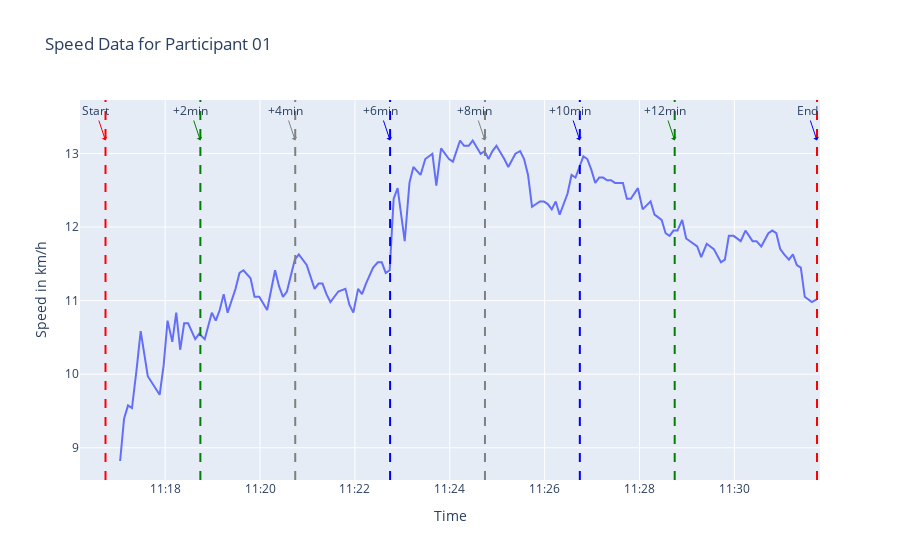
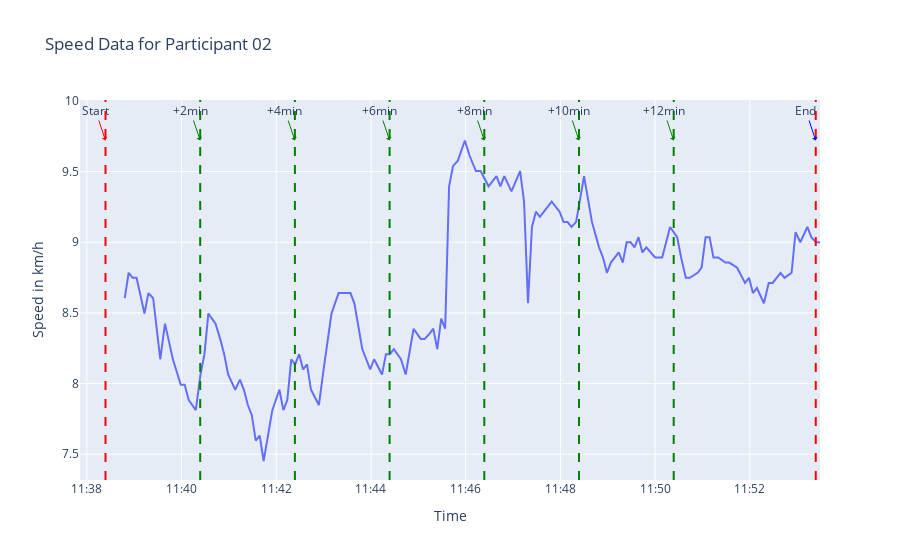
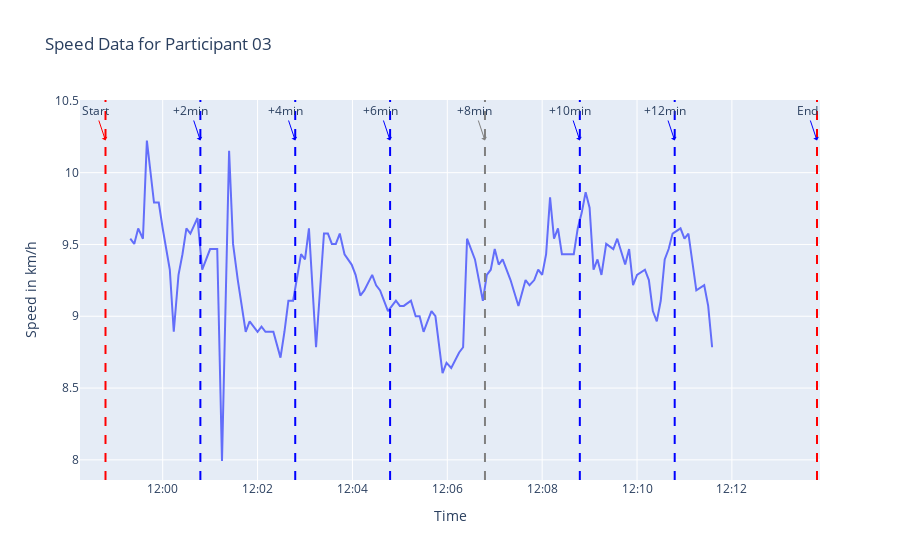
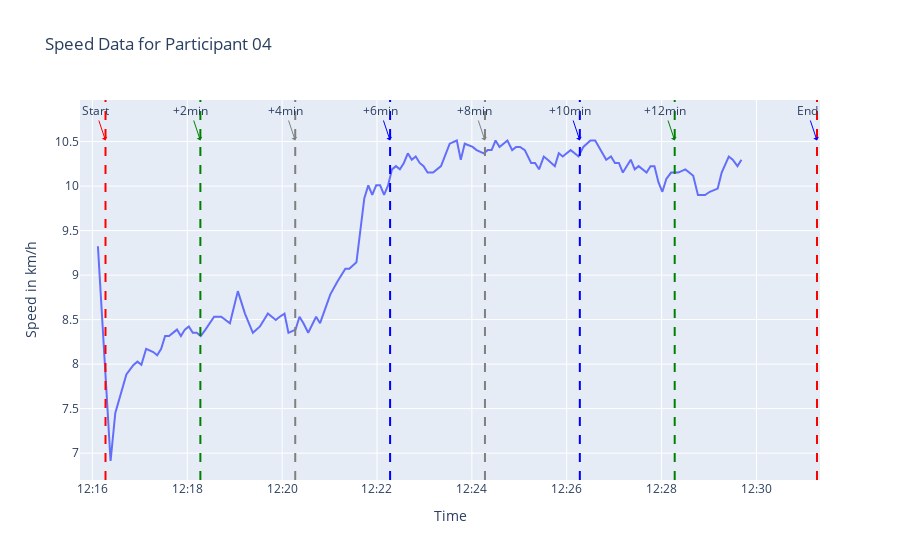

Write notebook code for charts like these, in order.
### Code cell
for participant in PARTICIPANTS:
    # Sensor data
    sensor_df = load_all_sensor_data(participant)
    # plot_sensor_data(sensor_df, participant)
    
    # Speed data
    speed_df = load_speed_data(participant)
    cleaned_speed_df = clean_speed_data(speed_df, 20, 5)
    # Usage
    cleaned_speed_df = remove_outliers_zscore(cleaned_speed_df)
    plot_speed_data(cleaned_speed_df, participant)

    # Average speeds
    starting_time = pd.to_datetime(STARTING_TIMESTAMPS[participant], unit='ms')
    averages = calculate_average_speeds(cleaned_speed_df, starting_time)

    labels = PROMPT_LABELS[participant]
    
    pos_avgs = [avg for avg, label in zip(averages, labels) if label == 1]
    neg_avgs = [avg for avg, label in zip(averages, labels) if label == 2]
    neu_avgs = [avg for avg, label in zip(averages, labels) if label == 0]
    
    positive_averages.append(pos_avgs)
    negative_averages.append(neg_avgs)
    neutral_averages.append(neu_avgs)

    print(averages)
    print(len(averages))
    print(len(pos_avgs))
    print(len(neg_avgs))
    print(len(neu_avgs))
    allaverages.append(averages)
    # plot_average_speeds(averages, participant)
    
    # Percentage changes
    percentage_changes = calculate_percentage_changes(averages)
    # plot_percentage_changes(percentage_changes, participant)
print(len(allaverages))

### Figure 1 — Plotly figure (JSON) as saved in the notebook; plotly's stock layout.template omitted (floating-point values rounded to 4 significant figures; data arrays with more than 128 entries replaced by an {"elided": "..."} marker saying what was removed)
{"data": [{"mode": "lines", "name": "Speed", "type": "scatter", "x": {"elided": "146 str values"}, "y": {"elided": "146 float values"}}], "layout": {"annotations": [{"arrowcolor": "red", "arrowhead": 1, "ax": -10, "ay": -30, "showarrow": true, "text": "Start", "x": "2024-07-10T11:16:44.501000", "y": 13.18}, {"arrowcolor": "green", "arrowhead": 1, "ax": -10, "ay": -30, "showarrow": true, "text": "+2min", "x": "2024-07-10T11:18:44.501000", "y": 13.18}, {"arrowcolor": "grey", "arrowhead": 1, "ax": -10, "ay": -30, "showarrow": true, "text": "+4min", "x": "2024-07-10T11:20:44.501000", "y": 13.18}, {"arrowcolor": "blue", "arrowhead": 1, "ax": -10, "ay": -30, "showarrow": true, "text": "+6min", "x": "2024-07-10T11:22:44.501000", "y": 13.18}, {"arrowcolor": "grey", "arrowhead": 1, "ax": -10, "ay": -30, "showarrow": true, "text": "+8min", "x": "2024-07-10T11:24:44.501000", "y": 13.18}, {"arrowcolor": "blue", "arrowhead": 1, "ax": -10, "ay": -30, "showarrow": true, "text": "+10min", "x": "2024-07-10T11:26:44.501000", "y": 13.18}, {"arrowcolor": "green", "arrowhead": 1, "ax": -10, "ay": -30, "showarrow": true, "text": "+12min", "x": "2024-07-10T11:28:44.501000", "y": 13.18}, {"arrowcolor": "blue", "arrowhead": 1, "ax": -10, "ay": -30, "showarrow": true, "text": "End", "x": "2024-07-10T11:31:44.501000", "y": 13.18}], "shapes": [{"line": {"color": "red", "dash": "dash"}, "type": "line", "x0": "2024-07-10T11:16:44.501000", "x1": "2024-07-10T11:16:44.501000", "xref": "x", "y0": 0, "y1": 1, "yref": "y domain"}, {"line": {"color": "green", "dash": "dash"}, "type": "line", "x0": "2024-07-10T11:18:44.501000", "x1": "2024-07-10T11:18:44.501000", "xref": "x", "y0": 0, "y1": 1, "yref": "y domain"}, {"line": {"color": "grey", "dash": "dash"}, "type": "line", "x0": "2024-07-10T11:20:44.501000", "x1": "2024-07-10T11:20:44.501000", "xref": "x", "y0": 0, "y1": 1, "yref": "y domain"}, {"line": {"color": "blue", "dash": "dash"}, "type": "line", "x0": "2024-07-10T11:22:44.501000", "x1": "2024-07-10T11:22:44.501000", "xref": "x", "y0": 0, "y1": 1, "yref": "y domain"}, {"line": {"color": "grey", "dash": "dash"}, "type": "line", "x0": "2024-07-10T11:24:44.501000", "x1": "2024-07-10T11:24:44.501000", "xref": "x", "y0": 0, "y1": 1, "yref": "y domain"}, {"line": {"color": "blue", "dash": "dash"}, "type": "line", "x0": "2024-07-10T11:26:44.501000", "x1": "2024-07-10T11:26:44.501000", "xref": "x", "y0": 0, "y1": 1, "yref": "y domain"}, {"line": {"color": "green", "dash": "dash"}, "type": "line", "x0": "2024-07-10T11:28:44.501000", "x1": "2024-07-10T11:28:44.501000", "xref": "x", "y0": 0, "y1": 1, "yref": "y domain"}, {"line": {"color": "red", "dash": "dash"}, "type": "line", "x0": "2024-07-10T11:31:44.501000", "x1": "2024-07-10T11:31:44.501000", "xref": "x", "y0": 0, "y1": 1, "yref": "y domain"}], "title": {"text": "Speed Data for Participant 01"}, "xaxis": {"tickformat": "%H:%M", "title": {"text": "Time"}}, "yaxis": {"title": {"text": "Speed in km/h"}}}}

### Figure 2 — Plotly figure (JSON) as saved in the notebook; plotly's stock layout.template omitted (floating-point values rounded to 4 significant figures; data arrays with more than 128 entries replaced by an {"elided": "..."} marker saying what was removed)
{"data": [{"mode": "lines", "name": "Speed", "type": "scatter", "x": {"elided": "138 str values"}, "y": {"elided": "138 float values"}}], "layout": {"annotations": [{"arrowcolor": "red", "arrowhead": 1, "ax": -10, "ay": -30, "showarrow": true, "text": "Start", "x": "2024-07-10T11:38:23.602000", "y": 9.72}, {"arrowcolor": "green", "arrowhead": 1, "ax": -10, "ay": -30, "showarrow": true, "text": "+2min", "x": "2024-07-10T11:40:23.602000", "y": 9.72}, {"arrowcolor": "green", "arrowhead": 1, "ax": -10, "ay": -30, "showarrow": true, "text": "+4min", "x": "2024-07-10T11:42:23.602000", "y": 9.72}, {"arrowcolor": "green", "arrowhead": 1, "ax": -10, "ay": -30, "showarrow": true, "text": "+6min", "x": "2024-07-10T11:44:23.602000", "y": 9.72}, {"arrowcolor": "green", "arrowhead": 1, "ax": -10, "ay": -30, "showarrow": true, "text": "+8min", "x": "2024-07-10T11:46:23.602000", "y": 9.72}, {"arrowcolor": "green", "arrowhead": 1, "ax": -10, "ay": -30, "showarrow": true, "text": "+10min", "x": "2024-07-10T11:48:23.602000", "y": 9.72}, {"arrowcolor": "green", "arrowhead": 1, "ax": -10, "ay": -30, "showarrow": true, "text": "+12min", "x": "2024-07-10T11:50:23.602000", "y": 9.72}, {"arrowcolor": "blue", "arrowhead": 1, "ax": -10, "ay": -30, "showarrow": true, "text": "End", "x": "2024-07-10T11:53:23.602000", "y": 9.72}], "shapes": [{"line": {"color": "red", "dash": "dash"}, "type": "line", "x0": "2024-07-10T11:38:23.602000", "x1": "2024-07-10T11:38:23.602000", "xref": "x", "y0": 0, "y1": 1, "yref": "y domain"}, {"line": {"color": "green", "dash": "dash"}, "type": "line", "x0": "2024-07-10T11:40:23.602000", "x1": "2024-07-10T11:40:23.602000", "xref": "x", "y0": 0, "y1": 1, "yref": "y domain"}, {"line": {"color": "green", "dash": "dash"}, "type": "line", "x0": "2024-07-10T11:42:23.602000", "x1": "2024-07-10T11:42:23.602000", "xref": "x", "y0": 0, "y1": 1, "yref": "y domain"}, {"line": {"color": "green", "dash": "dash"}, "type": "line", "x0": "2024-07-10T11:44:23.602000", "x1": "2024-07-10T11:44:23.602000", "xref": "x", "y0": 0, "y1": 1, "yref": "y domain"}, {"line": {"color": "green", "dash": "dash"}, "type": "line", "x0": "2024-07-10T11:46:23.602000", "x1": "2024-07-10T11:46:23.602000", "xref": "x", "y0": 0, "y1": 1, "yref": "y domain"}, {"line": {"color": "green", "dash": "dash"}, "type": "line", "x0": "2024-07-10T11:48:23.602000", "x1": "2024-07-10T11:48:23.602000", "xref": "x", "y0": 0, "y1": 1, "yref": "y domain"}, {"line": {"color": "green", "dash": "dash"}, "type": "line", "x0": "2024-07-10T11:50:23.602000", "x1": "2024-07-10T11:50:23.602000", "xref": "x", "y0": 0, "y1": 1, "yref": "y domain"}, {"line": {"color": "red", "dash": "dash"}, "type": "line", "x0": "2024-07-10T11:53:23.602000", "x1": "2024-07-10T11:53:23.602000", "xref": "x", "y0": 0, "y1": 1, "yref": "y domain"}], "title": {"text": "Speed Data for Participant 02"}, "xaxis": {"tickformat": "%H:%M", "title": {"text": "Time"}}, "yaxis": {"title": {"text": "Speed in km/h"}}}}

### Figure 3 — Plotly figure (JSON) as saved in the notebook; plotly's stock layout.template omitted (floating-point values rounded to 4 significant figures)
{"data": [{"mode": "lines", "name": "Speed", "type": "scatter", "x": ["2024-07-10T11:59:18.987000", "2024-07-10T11:59:23.988000", "2024-07-10T11:59:28.988000", "2024-07-10T11:59:34.987000", "2024-07-10T11:59:39.983000", "2024-07-10T11:59:48.987000", "2024-07-10T11:59:54.986000", "2024-07-10T11:59:59.985000", "2024-07-10T12:00:08.988000", "2024-07-10T12:00:13.989000", "2024-07-10T12:00:19.990000", "2024-07-10T12:00:24.985000", "2024-07-10T12:00:29.988000", "2024-07-10T12:00:34.986000", "2024-07-10T12:00:43.990000", "2024-07-10T12:00:49.987000", "2024-07-10T12:00:59.982000", "2024-07-10T12:01:08.984000", "2024-07-10T12:01:14.989000", "2024-07-10T12:01:23.987000", "2024-07-10T12:01:28.985000", "2024-07-10T12:01:34.985000", "2024-07-10T12:01:44.985000", "2024-07-10T12:01:49.985000", "2024-07-10T12:01:59.984000", "2024-07-10T12:02:04.983000", "2024-07-10T12:02:09.988000", "2024-07-10T12:02:14.987000", "2024-07-10T12:02:19.986000", "2024-07-10T12:02:28.988000", "2024-07-10T12:02:33.987000", "2024-07-10T12:02:38.988000", "2024-07-10T12:02:44.985000", "2024-07-10T12:02:54.990000", "2024-07-10T12:02:59.989000", "2024-07-10T12:03:04.986000", "2024-07-10T12:03:13.988000", "2024-07-10T12:03:23.991000", "2024-07-10T12:03:28.991000", "2024-07-10T12:03:33.987000", "2024-07-10T12:03:38.989000", "2024-07-10T12:03:43.993000", "2024-07-10T12:03:49.986000", "2024-07-10T12:03:58.985000", "2024-07-10T12:04:03.985000", "2024-07-10T12:04:09.985000", "2024-07-10T12:04:14.984000", "2024-07-10T12:04:24.983000", "2024-07-10T12:04:29.986000", "2024-07-10T12:04:34.984000", "2024-07-10T12:04:39.984000", "2024-07-10T12:04:44.985000", "2024-07-10T12:04:49.983000", "2024-07-10T12:04:54.984000", "2024-07-10T12:04:59.983000", "2024-07-10T12:05:04.984000", "2024-07-10T12:05:13.986000", "2024-07-10T12:05:19.982000", "2024-07-10T12:05:24.986000", "2024-07-10T12:05:29.984000", "2024-07-10T12:05:34.985000", "2024-07-10T12:05:39.984000", "2024-07-10T12:05:44.985000", "2024-07-10T12:05:53.987000", "2024-07-10T12:05:58.987000", "2024-07-10T12:06:04.982000", "2024-07-10T12:06:14.985000", "2024-07-10T12:06:19.988000", "2024-07-10T12:06:24.985000", "2024-07-10T12:06:29.988000", "2024-07-10T12:06:34.985000", "2024-07-10T12:06:39.984000", "2024-07-10T12:06:44.983000", "2024-07-10T12:06:49.984000", "2024-07-10T12:06:54.986000", "2024-07-10T12:06:59.985000", "2024-07-10T12:07:04.983000", "2024-07-10T12:07:09.982000", "2024-07-10T12:07:14.988000", "2024-07-10T12:07:19.984000", "2024-07-10T12:07:29.983000", "2024-07-10T12:07:38.987000", "2024-07-10T12:07:43.988000", "2024-07-10T12:07:49.982000", "2024-07-10T12:07:54.983000", "2024-07-10T12:07:59.984000", "2024-07-10T12:08:04.982000", "2024-07-10T12:08:09.983000", "2024-07-10T12:08:14.985000", "2024-07-10T12:08:19.983000", "2024-07-10T12:08:24.983000", "2024-07-10T12:08:34.987000", "2024-07-10T12:08:39.984000", "2024-07-10T12:08:44.982000", "2024-07-10T12:08:49.985000", "2024-07-10T12:08:54.985000", "2024-07-10T12:08:59.986000", "2024-07-10T12:09:04.981000", "2024-07-10T12:09:09.981000", "2024-07-10T12:09:14.982000", "2024-07-10T12:09:20.984000", "2024-07-10T12:09:29.983000", "2024-07-10T12:09:34.982000", "2024-07-10T12:09:44.982000", "2024-07-10T12:09:49.981000", "2024-07-10T12:09:54.985000", "2024-07-10T12:09:59.984000", "2024-07-10T12:10:09.982000", "2024-07-10T12:10:14.983000", "2024-07-10T12:10:19.984000", "2024-07-10T12:10:24.985000", "2024-07-10T12:10:29.982000", "2024-07-10T12:10:34.985000", "2024-07-10T12:10:39.985000", "2024-07-10T12:10:44.982000", "2024-07-10T12:10:54.990000", "2024-07-10T12:10:59.987000", "2024-07-10T12:11:04.986000", "2024-07-10T12:11:14.987000", "2024-07-10T12:11:24.983000", "2024-07-10T12:11:29.986000", "2024-07-10T12:11:34.984000"], "y": [9.54, 9.504, 9.612, 9.54, 10.22, 9.792, 9.792, 9.612, 9.324, 8.892, 9.288, 9.432, 9.612, 9.576, 9.684, 9.324, 9.468, 9.468, 7.992, 10.15, 9.504, 9.252, 8.892, 8.964, 8.892, 8.928, 8.892, 8.892, 8.892, 8.712, 8.892, 9.108, 9.108, 9.432, 9.396, 9.612, 8.784, 9.576, 9.576, 9.504, 9.504, 9.576, 9.432, 9.36, 9.288, 9.144, 9.18, 9.288, 9.216, 9.18, 9.108, 9.036, 9.072, 9.108, 9.072, 9.072, 9.108, 9, 9, 8.892, 8.964, 9.036, 9, 8.604, 8.676, 8.64, 8.748, 8.784, 9.54, 9.468, 9.396, 9.252, 9.108, 9.288, 9.324, 9.468, 9.36, 9.396, 9.324, 9.252, 9.072, 9.252, 9.216, 9.252, 9.324, 9.288, 9.432, 9.828, 9.54, 9.612, 9.432, 9.432, 9.432, 9.612, 9.72, 9.864, 9.756, 9.324, 9.396, 9.288, 9.504, 9.468, 9.54, 9.36, 9.468, 9.216, 9.288, 9.324, 9.252, 9.036, 8.964, 9.108, 9.396, 9.468, 9.576, 9.612, 9.54, 9.576, 9.18, 9.216, 9.072, 8.784]}], "layout": {"annotations": [{"arrowcolor": "red", "arrowhead": 1, "ax": -10, "ay": -30, "showarrow": true, "text": "Start", "x": "2024-07-10T11:58:47.640000", "y": 10.22}, {"arrowcolor": "blue", "arrowhead": 1, "ax": -10, "ay": -30, "showarrow": true, "text": "+2min", "x": "2024-07-10T12:00:47.640000", "y": 10.22}, {"arrowcolor": "blue", "arrowhead": 1, "ax": -10, "ay": -30, "showarrow": true, "text": "+4min", "x": "2024-07-10T12:02:47.640000", "y": 10.22}, {"arrowcolor": "blue", "arrowhead": 1, "ax": -10, "ay": -30, "showarrow": true, "text": "+6min", "x": "2024-07-10T12:04:47.640000", "y": 10.22}, {"arrowcolor": "grey", "arrowhead": 1, "ax": -10, "ay": -30, "showarrow": true, "text": "+8min", "x": "2024-07-10T12:06:47.640000", "y": 10.22}, {"arrowcolor": "blue", "arrowhead": 1, "ax": -10, "ay": -30, "showarrow": true, "text": "+10min", "x": "2024-07-10T12:08:47.640000", "y": 10.22}, {"arrowcolor": "blue", "arrowhead": 1, "ax": -10, "ay": -30, "showarrow": true, "text": "+12min", "x": "2024-07-10T12:10:47.640000", "y": 10.22}, {"arrowcolor": "blue", "arrowhead": 1, "ax": -10, "ay": -30, "showarrow": true, "text": "End", "x": "2024-07-10T12:13:47.640000", "y": 10.22}], "shapes": [{"line": {"color": "red", "dash": "dash"}, "type": "line", "x0": "2024-07-10T11:58:47.640000", "x1": "2024-07-10T11:58:47.640000", "xref": "x", "y0": 0, "y1": 1, "yref": "y domain"}, {"line": {"color": "blue", "dash": "dash"}, "type": "line", "x0": "2024-07-10T12:00:47.640000", "x1": "2024-07-10T12:00:47.640000", "xref": "x", "y0": 0, "y1": 1, "yref": "y domain"}, {"line": {"color": "blue", "dash": "dash"}, "type": "line", "x0": "2024-07-10T12:02:47.640000", "x1": "2024-07-10T12:02:47.640000", "xref": "x", "y0": 0, "y1": 1, "yref": "y domain"}, {"line": {"color": "blue", "dash": "dash"}, "type": "line", "x0": "2024-07-10T12:04:47.640000", "x1": "2024-07-10T12:04:47.640000", "xref": "x", "y0": 0, "y1": 1, "yref": "y domain"}, {"line": {"color": "grey", "dash": "dash"}, "type": "line", "x0": "2024-07-10T12:06:47.640000", "x1": "2024-07-10T12:06:47.640000", "xref": "x", "y0": 0, "y1": 1, "yref": "y domain"}, {"line": {"color": "blue", "dash": "dash"}, "type": "line", "x0": "2024-07-10T12:08:47.640000", "x1": "2024-07-10T12:08:47.640000", "xref": "x", "y0": 0, "y1": 1, "yref": "y domain"}, {"line": {"color": "blue", "dash": "dash"}, "type": "line", "x0": "2024-07-10T12:10:47.640000", "x1": "2024-07-10T12:10:47.640000", "xref": "x", "y0": 0, "y1": 1, "yref": "y domain"}, {"line": {"color": "red", "dash": "dash"}, "type": "line", "x0": "2024-07-10T12:13:47.640000", "x1": "2024-07-10T12:13:47.640000", "xref": "x", "y0": 0, "y1": 1, "yref": "y domain"}], "title": {"text": "Speed Data for Participant 03"}, "xaxis": {"tickformat": "%H:%M", "title": {"text": "Time"}}, "yaxis": {"title": {"text": "Speed in km/h"}}}}

### Figure 4 — Plotly figure (JSON) as saved in the notebook; plotly's stock layout.template omitted (floating-point values rounded to 4 significant figures; data arrays with more than 128 entries replaced by an {"elided": "..."} marker saying what was removed)
{"data": [{"mode": "lines", "name": "Speed", "type": "scatter", "x": {"elided": "132 str values"}, "y": {"elided": "132 float values"}}], "layout": {"annotations": [{"arrowcolor": "red", "arrowhead": 1, "ax": -10, "ay": -30, "showarrow": true, "text": "Start", "x": "2024-07-10T12:16:16.577000", "y": 10.51}, {"arrowcolor": "green", "arrowhead": 1, "ax": -10, "ay": -30, "showarrow": true, "text": "+2min", "x": "2024-07-10T12:18:16.577000", "y": 10.51}, {"arrowcolor": "grey", "arrowhead": 1, "ax": -10, "ay": -30, "showarrow": true, "text": "+4min", "x": "2024-07-10T12:20:16.577000", "y": 10.51}, {"arrowcolor": "blue", "arrowhead": 1, "ax": -10, "ay": -30, "showarrow": true, "text": "+6min", "x": "2024-07-10T12:22:16.577000", "y": 10.51}, {"arrowcolor": "grey", "arrowhead": 1, "ax": -10, "ay": -30, "showarrow": true, "text": "+8min", "x": "2024-07-10T12:24:16.577000", "y": 10.51}, {"arrowcolor": "blue", "arrowhead": 1, "ax": -10, "ay": -30, "showarrow": true, "text": "+10min", "x": "2024-07-10T12:26:16.577000", "y": 10.51}, {"arrowcolor": "green", "arrowhead": 1, "ax": -10, "ay": -30, "showarrow": true, "text": "+12min", "x": "2024-07-10T12:28:16.577000", "y": 10.51}, {"arrowcolor": "blue", "arrowhead": 1, "ax": -10, "ay": -30, "showarrow": true, "text": "End", "x": "2024-07-10T12:31:16.577000", "y": 10.51}], "shapes": [{"line": {"color": "red", "dash": "dash"}, "type": "line", "x0": "2024-07-10T12:16:16.577000", "x1": "2024-07-10T12:16:16.577000", "xref": "x", "y0": 0, "y1": 1, "yref": "y domain"}, {"line": {"color": "green", "dash": "dash"}, "type": "line", "x0": "2024-07-10T12:18:16.577000", "x1": "2024-07-10T12:18:16.577000", "xref": "x", "y0": 0, "y1": 1, "yref": "y domain"}, {"line": {"color": "grey", "dash": "dash"}, "type": "line", "x0": "2024-07-10T12:20:16.577000", "x1": "2024-07-10T12:20:16.577000", "xref": "x", "y0": 0, "y1": 1, "yref": "y domain"}, {"line": {"color": "blue", "dash": "dash"}, "type": "line", "x0": "2024-07-10T12:22:16.577000", "x1": "2024-07-10T12:22:16.577000", "xref": "x", "y0": 0, "y1": 1, "yref": "y domain"}, {"line": {"color": "grey", "dash": "dash"}, "type": "line", "x0": "2024-07-10T12:24:16.577000", "x1": "2024-07-10T12:24:16.577000", "xref": "x", "y0": 0, "y1": 1, "yref": "y domain"}, {"line": {"color": "blue", "dash": "dash"}, "type": "line", "x0": "2024-07-10T12:26:16.577000", "x1": "2024-07-10T12:26:16.577000", "xref": "x", "y0": 0, "y1": 1, "yref": "y domain"}, {"line": {"color": "green", "dash": "dash"}, "type": "line", "x0": "2024-07-10T12:28:16.577000", "x1": "2024-07-10T12:28:16.577000", "xref": "x", "y0": 0, "y1": 1, "yref": "y domain"}, {"line": {"color": "red", "dash": "dash"}, "type": "line", "x0": "2024-07-10T12:31:16.577000", "x1": "2024-07-10T12:31:16.577000", "xref": "x", "y0": 0, "y1": 1, "yref": "y domain"}], "title": {"text": "Speed Data for Participant 04"}, "xaxis": {"tickformat": "%H:%M", "title": {"text": "Time"}}, "yaxis": {"title": {"text": "Speed in km/h"}}}}
